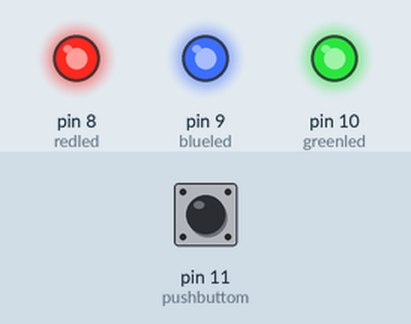
Simulated run of this sketch. Board: Arduino Uno, built with avr-gcc and run on an emulated ATmega328P. On the bench: output pins drawn as LEDs (lit = HIGH). The test bench sets the inputs (shaded band); at power-on: pin 11 (pushbuttom) HIGH.

Above: at 1.2 s.
1.3 s: pin 11 (pushbuttom) pulled LOW for 0.15 s
At 1.37 s:
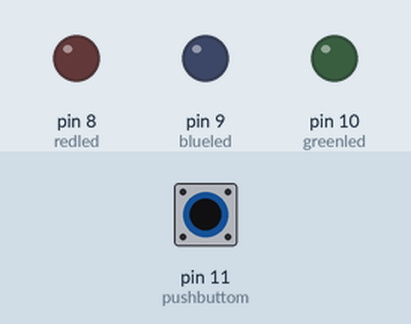
2.9 s: pin 11 (pushbuttom) pulled LOW for 3.2 s
At 6.5 s:
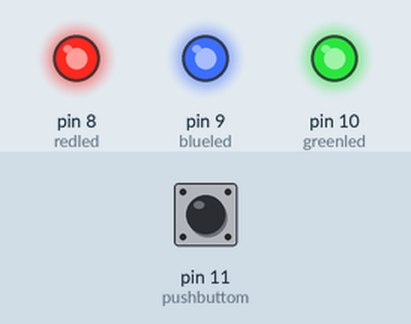
Timing chart, 0 to 8.0 s (numbered marks = the images above; inputs shaded):
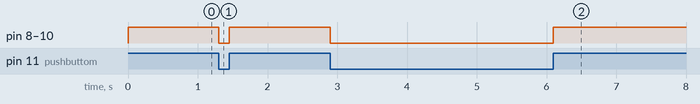

Measured:
- after the input at 1.3 s, pin 8 (redled), pin 9 (blueled), pin 10 (greenled): HIGH → LOW at once, → HIGH 0.15 s later
- after the input at 2.9 s, pin 8 (redled), pin 9 (blueled), pin 10 (greenled): HIGH → LOW at once, → HIGH 3.2 s later

The sketch:

PUSH_BUTTOM_USING_2_PIN.ino
```cpp
int redled=8;
int blueled=9;
int greenled=10;

int pushbuttom=11;
int buttomval;

void setup() {
  // put your setup code here, to run once:
pinMode(redled,OUTPUT);
pinMode(blueled,OUTPUT);
pinMode(greenled,OUTPUT);
pinMode(pushbuttom,INPUT);
digitalWrite(pushbuttom,HIGH);
}

void loop() {
  // put your main code here, to run repeatedly:
buttomval=digitalRead(pushbuttom);
if(buttomval==1){
digitalWrite(redled,HIGH);
digitalWrite(blueled,HIGH);
digitalWrite(greenled,HIGH);
}

if(buttomval==0){
digitalWrite(redled,LOW);
digitalWrite(blueled,LOW);
digitalWrite(greenled,LOW);
}
}
```
